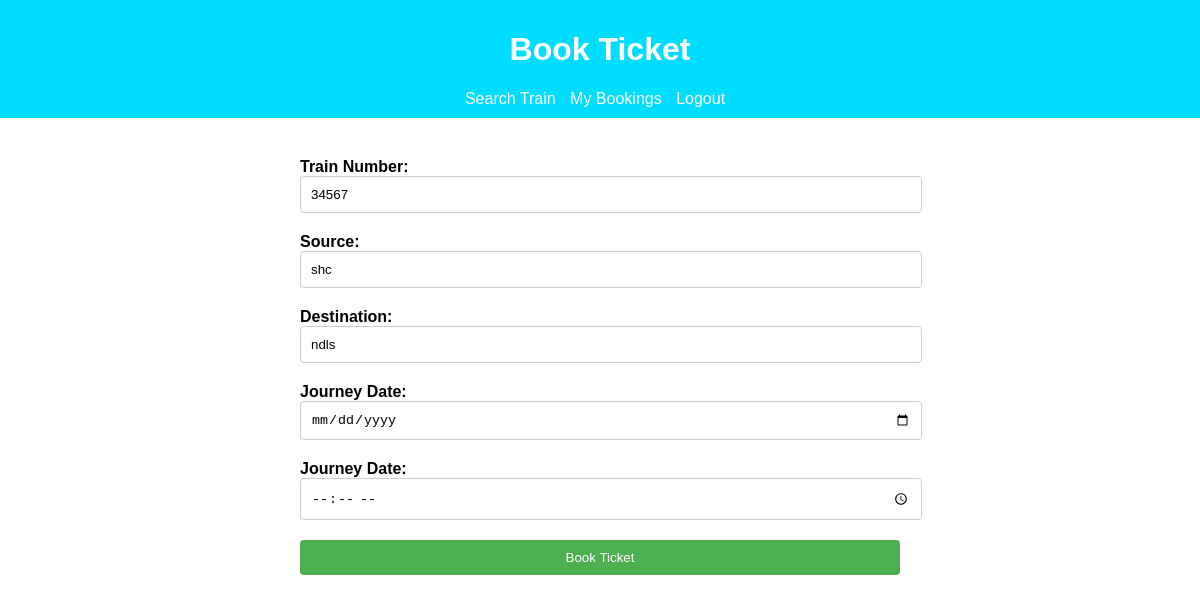
The page /core/booking/34567/ on the database its author committed.
### core/models.py (models this page shows)
class Train(models.Model):
    train_number = models.CharField(max_length=100)
    source = models.CharField(max_length=100)
    destination = models.CharField(max_length=100)
    departure_time = models.TimeField()
    arrival_time = models.TimeField()

### core/views.py (the view, shortened to what this page needs)
# urls.py: path('booking/<str:train_number>/', book_ticket, name='booking'),
def book_ticket(request, train_number):
    train = Train.objects.get(train_number=train_number)
    return render(request, 'booking.html', {'train': train, 'source': train.source, 'destination': train.destination})

### templates/booking.html (shortened to what this page needs)
<!DOCTYPE html>
<html>
<head>
</head>
<body>
    <header>
        <h1>Book Ticket</h1>
        <nav>
            <ul>
                <li><a href="{% url 'core:train_search' %}">Search Train</a></li>
                <li><a href="{% url 'core:my_bookings' %}">My Bookings</a></li>
                <li><a href="{% url 'users:logout' %}">Logout</a></li>
            </ul>
        </nav>
    </header>
    <div class="container">
        <form method="POST" action="{% url 'core:booking' train_number=train.train_number %}">
            <div class="form-group">
                <label for="train_number">Train Number:</label>
                <input type="text" id="train_number" name="train" value="{{train.train_number}}" class="form-control"
                    placeholder="Enter train number">
            </div>
            <div class="form-group">
                <label for="source">Source:</label>
                <input type="text" id="source" name="source" value="{{source}}" class="form-control"
                    placeholder="Enter source station">
            </div>
            <div class="form-group">
                <label for="destination">Destination:</label>
                <input type="text" id="destination" name="destination" value="{{destination}}" class="form-control"
                    placeholder="Enter destination station">
            </div>
            <div class="form-group">
                <label for="journey_date">Journey Date:</label>
                <input type="date" id="journey_date" name="journey_date" class="form-control"
                    placeholder="Enter journey date">
            </div>
            <div class="form-group">
                <label for="journey_time">Journey Date:</label>
                <input type="time" id="journey_time" name="journey_time" class="form-control"
                    placeholder="Enter journey time">
            </div>
            <button type="submit" class="btn">Book Ticket</button>
        </form>
    </div>
</body>
</html>

### templates/booking.html (style rules this page uses)
body { font-family: Arial, sans-serif; margin: 0; padding: 0; }
header { background-color: rgb(0, 221, 255); color: #fff; padding: 10px; text-align: center; }
nav ul { list-style-type: none; padding: 0; margin: 0; }
nav ul li { display: inline-block; margin-right: 10px; }
nav ul li a { color: #fff; text-decoration: none; }
.container { max-width: 600px; margin: 0 auto; padding: 20px; }
h1 { text-align: center; }
form { margin-top: 20px; }
.form-group { margin-bottom: 20px; }
label { display: block; font-weight: bold; }
.form-control { width: 100%; padding: 10px; border: 1px solid #ccc; border-radius: 4px; }
.btn { display: block; margin-top: 20px; padding: 10px 20px; width: 100%; background-color: #4CAF50; color: white; border: none; border-radius: 4px; cursor: pointer; }

### rows shown on the page
Train: train "34567", source "shc", destination "ndls"
